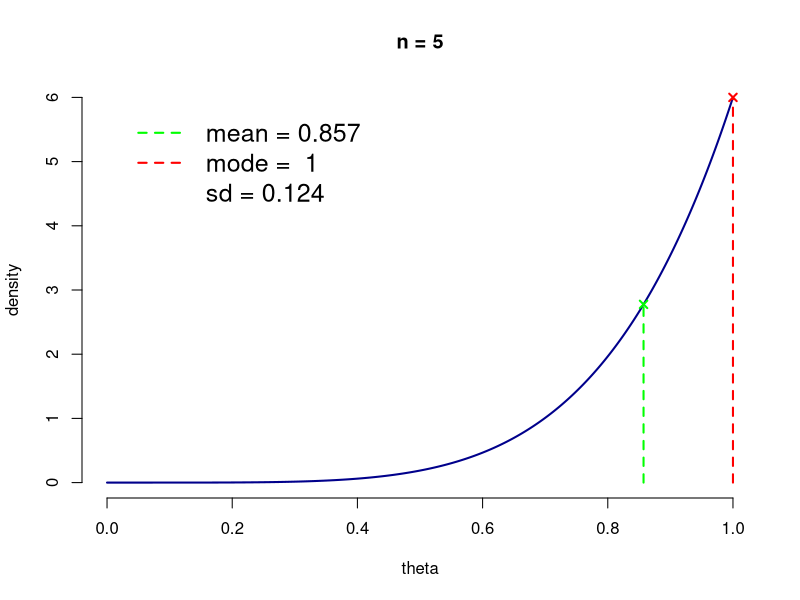
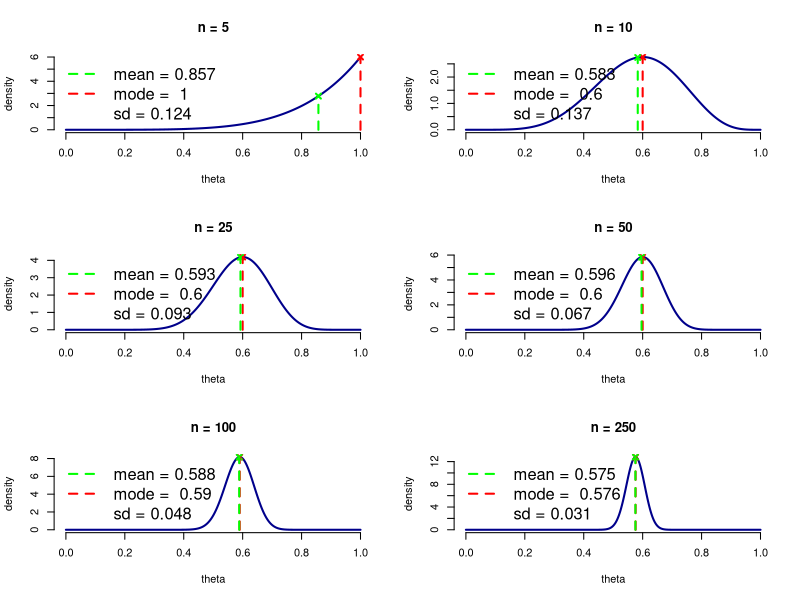
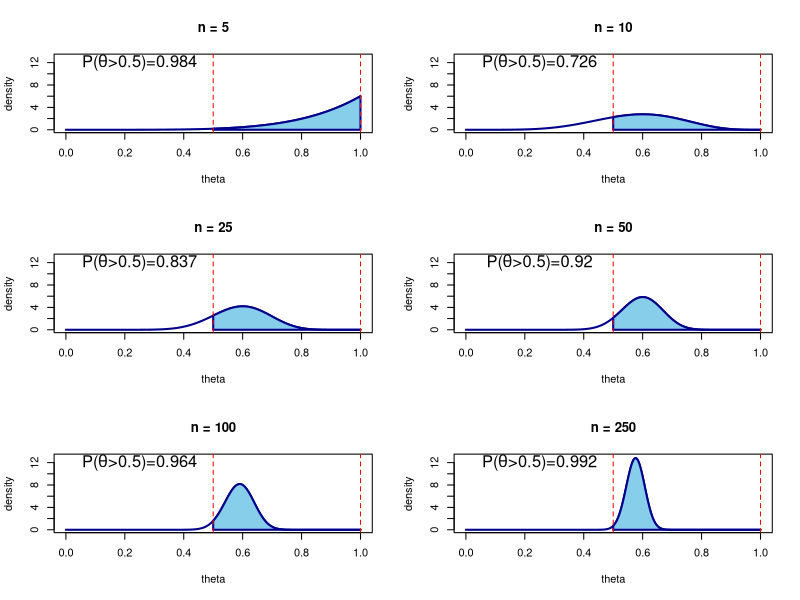

Reproduce these figures in R, in order.
# Bayes-paattely Tyoterveyslaitos 8.-9.2.2018
# Tunnuslukuja & todennakoisyyksia posteriorijakaumasta

# Lue kolikonheitot data frameen
df <- read.csv('finnish2e.csv', header = FALSE)
obs <- df$V1
y <- sum(obs) # laske kruunien maara
n <- length(obs)

# Priorijakaumien parametrit
alpha <- beta <- 1 
alpha_1 <- beta_1 <- 5

# Aseta luottamustaso
alpha_conf <- .5
alpha_conf / 2
1 - alpha_conf / 2

# Paivita posteriorijakauman parametrit
n <- 5 # tarkastellaan 5 ensimmaista heittoa
y <- sum(obs[1:n])
alpha_n <- alpha + y
beta_n <- beta + n - y

#########################################################################
# Tunnuslukuja posteriorijakaumasta

beta_mean <- function(alpha, beta) alpha / (alpha + beta)
beta_mode <- function(alpha, beta) (alpha - 1) / (alpha + beta - 2)
beta_sd <- function(alpha, beta) sqrt( alpha * beta / ((alpha + beta)^2 * (alpha + beta + 1)) )

(bmean <- beta_mean(alpha + y, beta + n - y)) # posteriorijakauman odotusarvo
(bmode <- beta_mode(alpha + y, beta + n - y)) # posteriorijakauman moodi
(bsd <- beta_sd(alpha + y, beta + n - y))     # posteriorijakauman keskihajonta

theta <- seq(0, 1, by=.001)
par(mfrow = c(1,1))
plot(theta, dbeta(theta, alpha + y, beta + n - y), type = 'l', col = 'darkblue',
     lwd = 2, ylab = 'density', main = paste0('n = ', n), bty = 'n')
points(bmode, dbeta(bmode, alpha + y, beta + n - y), col = 'red', pch = 4, lwd = 2)
points(bmean, dbeta(bmean, alpha + y, beta + n - y), col = 'green', pch = 4, lwd = 2)
segments(bmode, 0 , bmode, dbeta(bmode, alpha + y, beta + n - y), lty = 2, col = 'red', lwd = 2)
segments(bmean, 0 , bmean, dbeta(bmean, alpha + y, beta + n - y), lty = 2, col = 'green', lwd = 2)
legend('topleft', legend = c(paste('mean =', round(bmean,3) ) , paste('mode = ', round(bmode, 3)), paste('sd =', round(bsd, 3))),
       col = c('green', 'red', 'white'), lwd = 2, lty = 2, bty = 'n', inset = .05, cex = 1.5)

n_all <- c(5,10,25,50,100,250)
par(mfrow = c(3,2))

for(n in n_all) {
  y <- sum(obs[1:n])
  alpha_n <- alpha + y
  beta_n <- beta + n - y
  
  (bmean <- beta_mean(alpha + y, beta + n - y))
  (bmode <- beta_mode(alpha + y, beta + n - y))
  (bsd <- beta_sd(alpha + y, beta + n - y))
  
  theta <- seq(0, 1, by=.001)
  plot(theta, dbeta(theta, alpha + y, beta + n - y), type = 'l', col = 'darkblue',
       lwd = 2, ylab = 'density', main = paste0('n = ', n), bty = 'n')
  points(bmode, dbeta(bmode, alpha + y, beta + n - y), col = 'red', pch = 4, lwd = 2)
  points(bmean, dbeta(bmean, alpha + y, beta + n - y), col = 'green', pch = 4, lwd = 2)
  segments(bmode, 0 , bmode, dbeta(bmode, alpha + y, beta + n - y), lty = 2, col = 'red', lwd = 2)
  segments(bmean, 0 , bmean, dbeta(bmean, alpha + y, beta + n - y), lty = 2, col = 'green', lwd = 2)
  legend('topleft', legend = c(paste('mean =', round(bmean,3) ) , paste('mode = ', round(bmode, 3)), paste('sd =', round(bsd, 3))),
         col = c('green', 'red', 'white'), lwd = 2, lty = 2, bty = 'n', inset = 0, cex = 1.5)
}


#########################################################################
# Todennakoisyyksia posteriorijakaumasta

# P(theta > 0.5)
1 - pbeta(.5, alpha_n, beta_n)

# P(0.4 < theta < 0.6)
pbeta(.6, alpha_n, beta_n) - pbeta(.4, alpha_n, beta_n)

lower <- .5
upper <- 1

n_all <- c(5,10,25,50,100,250)
par(mfrow = c(3,2))

for(n in n_all) {
  y <- sum(obs[1:n])
  alpha_n <- alpha + y
  beta_n <- beta + n - y
  
  plot(theta, dbeta(theta, alpha_n, beta_n), type = 'l', col = 'darkblue', ylim = c(0,13),
       lwd = 2, ylab = 'density', main = paste0('n = ', n))
  
  y_val <- dbeta(theta, alpha_n, beta_n)
  polygon(c(lower, theta[theta >= lower & theta <= upper], upper), c(0, y_val[theta >= lower & theta <= upper], 0),
          col = 'skyblue', lwd = 2,  border = 'darkblue')
  abline(v = c(lower,upper), lty = 2, col = 'red')
  
  cat('n: ', n,'\n')
  ci_length <- pbeta(upper, alpha_n, beta_n) - pbeta(lower, alpha_n, beta_n) 
  cat('P(0.4 < theta < 0.6): ', round(ci_length, 3), '\n\n')
  if(upper == 1) {
    label <- bquote(paste('P(', theta, '>', .(lower),')=', .(round(ci_length, 3))))
  } else if(lower == 1) {
    label <- bquote(paste('P(', theta, '<', .(upper),')=', .(round(ci_length, 3))))
  } else {
    label <- bquote(paste('P(', .(lower), '<', theta, '<', .(upper),')=', .(round(ci_length, 3))))  
  }
  text(x = 0.25, y = 12, label, cex = 1.5)
}



